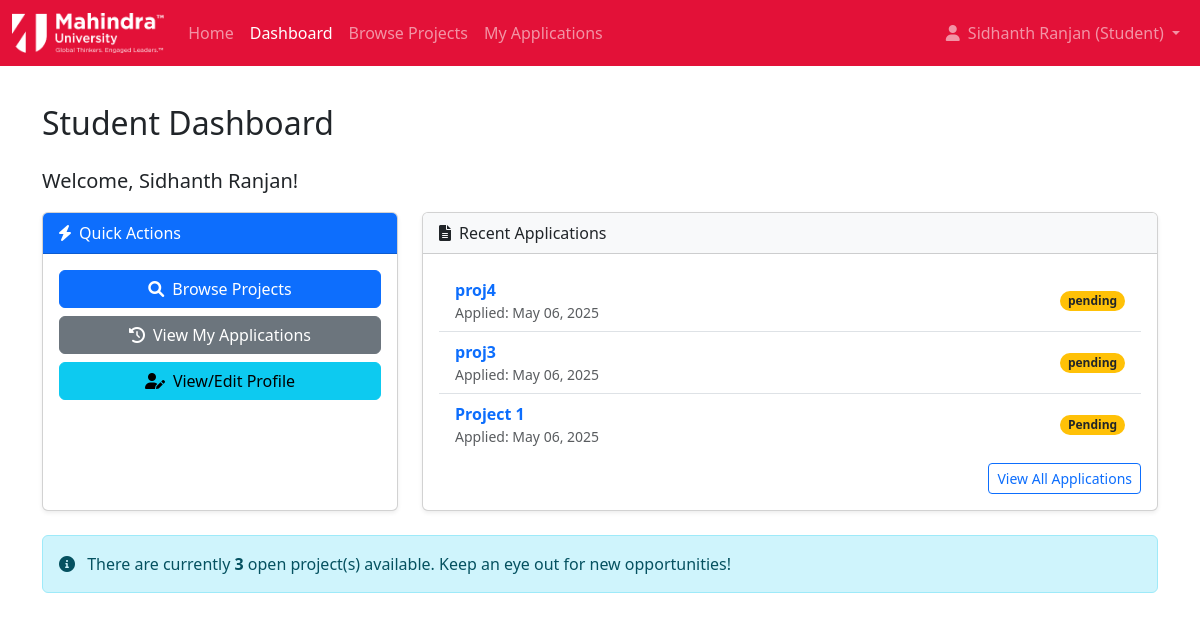
/student/dashboard/ (signed in), run on an earlier commit of the app's database.
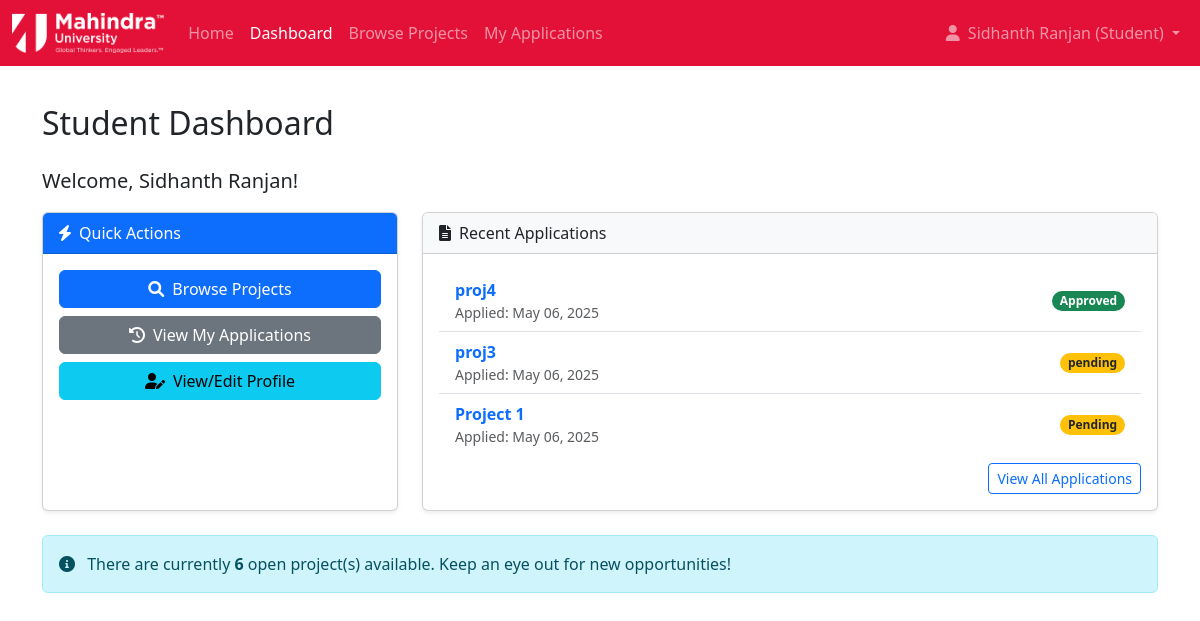
And on a later commit of the database.
### portal/models.py (models this page shows, shortened)
class Application(models.Model):
    resume = models.FileField(upload_to='resumes/', null=True, blank=True)
    studentid = models.ForeignKey(User, on_delete=models.CASCADE, limit_choices_to={'usertype': 'student'}, db_column='studentid')
    projectid = models.ForeignKey(Project, on_delete=models.CASCADE, db_column='projectid', related_name='applications')
    statementofinterest = models.TextField()
    status = models.CharField(max_length=20, choices=[('pending', 'Pending'), ('accepted', 'Accepted'), ('rejected', 'Rejected')], default='pending')
    applicationdate = models.DateTimeField(auto_now_add=True)
    class Meta:
        constraints = [
            UniqueConstraint(fields=['studentid', 'projectid'], name='unique_student_project_application')
        ]

class Project(models.Model):
    title = models.CharField(max_length=200)
    description = models.TextField()
    professorid = models.ForeignKey(User, on_delete=models.CASCADE, related_name='projects_led', limit_choices_to={'usertype': 'professor'}, db_column='professorid')
    professorname = models.CharField(max_length=150)
    status_choices = [
        ('Open', 'Open'),
        ('Closed', 'Closed'),
        ('InProgress', 'In Progress'),
    ]
    status = models.CharField(max_length=10, choices=status_choices, default='Open')
    category_choices = [
        ('Research', 'Research'),
        ('Development', 'Software Development'),
        ('Design', 'Design'),
        ('DataAnalysis', 'Data Analysis'),
        ('Other', 'Other'),
    ]
    category = models.CharField(max_length=20, choices=category_choices, default='Other')
    branch_choices = [
        ('CS', 'Computer Science'),
        ('ECE', 'Electronics & Comm.'),
        ('ME', 'Mechanical Eng.'),
        ('CE', 'Civil Eng.'),
        ('EE', 'Electrical Eng.'),
        ('CH', 'Chemical Eng.'),
        ('AE', 'Aerospace Eng.'),
        ('BT', 'Biotechnology'),
        ('Multi', 'Multidisciplinary'),
    ]
    branch = models.CharField(max_length=5, choices=branch_choices, default='Multi')
    created_at = models.DateTimeField(auto_now_add=True)
    updated_at = models.DateTimeField(auto_now=True)

### portal/views.py (the view)
# urls.py: path('student/dashboard/', views.student_dashboard_view, name='student_dashboard'),
@student_required
def student_dashboard_view(request):
    recent_applications = Application.objects.filter(studentid=request.user).select_related('projectid').order_by('-applicationdate')[:5]
    open_projects_count = Project.objects.filter(status='Open').count()
    context = {
        'recent_applications': recent_applications,
        'open_projects_count': open_projects_count,
    }
    return render(request, 'portal/student_dashboard.html', context)

### templates/portal/student_dashboard.html (shortened to what this page needs)
{% extends 'base.html' %}
{% block content %}
<h2 class="mb-4">Student Dashboard</h2>
<p class="lead">Welcome, {{ user.name }}!</p>
<div class="row g-4">
    <div class="col-md-4">
        <div class="card shadow-sm h-100">
            <div class="card-header bg-primary text-white"><i class="fas fa-bolt me-2"></i>Quick Actions</div>
            <div class="card-body">
                <div class="d-grid gap-2">
                    <a href="{% url 'project_list' %}" class="btn btn-primary"><i class="fas fa-search me-2"></i>Browse Projects</a>
                    <a href="{% url 'application_history' %}" class="btn btn-secondary"><i class="fas fa-history me-2"></i>View My Applications</a>
                    <a href="{% url 'profile_view' %}" class="btn btn-info"><i class="fas fa-user-edit me-2"></i>View/Edit Profile</a>
                </div>
            </div>
        </div>
    </div>
    <div class="col-md-8">
        <div class="card shadow-sm h-100">
            <div class="card-header bg-light"><i class="fas fa-file-alt me-2"></i>Recent Applications</div>
            <div class="card-body">
                {% if recent_applications %}
                    <ul class="list-group list-group-flush">
                        {% for app in recent_applications %}
                            <li class="list-group-item d-flex justify-content-between align-items-center">
                                <div>
                                    <a href="{% url 'project_detail' app.projectid.id %}" class="fw-bold text-decoration-none">{{ app.projectid.title }}</a>
                                    <small class="d-block text-muted">Applied: {{ app.applicationdate|date:"M d, Y" }}</small>
                                </div>
                                <span class="badge rounded-pill
                                    {% if app.status == 'Approved' %}bg-success
                                    {% elif app.status == 'Denied' %}bg-danger
                                    {% else %}bg-warning text-dark{% endif %}">
                                    {{ app.status }}
                                </span>
                            </li>
                        {% endfor %}
                    </ul>
                        <div class="text-end mt-2">
                             <a href="{% url 'application_history' %}" class="btn btn-sm btn-outline-primary">View All Applications</a>
                        </div>
                {% else %}
                    <p class="text-muted fst-italic">You haven't applied for any projects yet.</p>
                    <div class="text-center">
                         <a href="{% url 'project_list' %}" class="btn btn-sm btn-success">Find Projects</a>
                    </div>
                {% endif %}
            </div>
        </div>
    </div>
    <div class="col-12">
         <div class="alert alert-info" role="alert">
            <i class="fas fa-info-circle me-2"></i>
            There are currently <strong>{{ open_projects_count }}</strong> open project(s) available. Keep an eye out for new opportunities!
        </div>
    </div>
</div>
{% endblock %}

What changed in the data, as far as the page shows it:
changed Application "proj4": status "pending" → "Approved"
Also different on the page:
{{ open_projects_count }}: "3" → "6"
